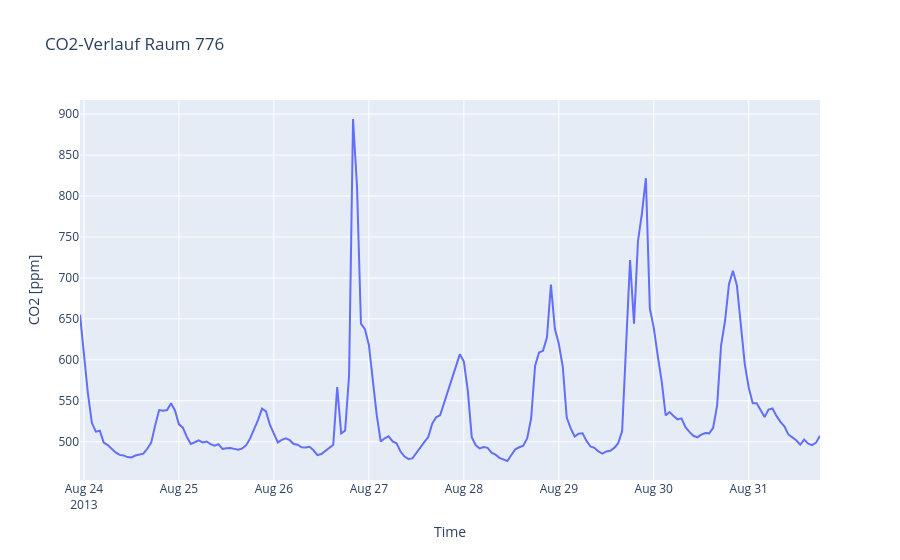

This figure's notebook cell:
### Code cell
# Dein Code hier
fig = go.Figure()
fig.add_trace(
    go.Scatter(
        x=df_co2["timestamp"],
        y=df_co2["co2"],
    )
)
fig.update_layout(
    title="CO2-Verlauf Raum 776",
    xaxis_title="Time",
    yaxis_title="CO2 [ppm]",
)
fig.show()

### Figure 1 — Plotly figure (JSON) as saved in the notebook; plotly's stock layout.template omitted (floating-point values rounded to 4 significant figures; data arrays with more than 128 entries replaced by an {"elided": "..."} marker saying what was removed)
{"data": [{"x": {"elided": "184 str values"}, "y": {"elided": "184 float values"}, "type": "scatter"}], "layout": {"title": {"text": "CO2-Verlauf Raum 776"}, "xaxis": {"title": {"text": "Time"}}, "yaxis": {"title": {"text": "CO2 [ppm]"}}}}
